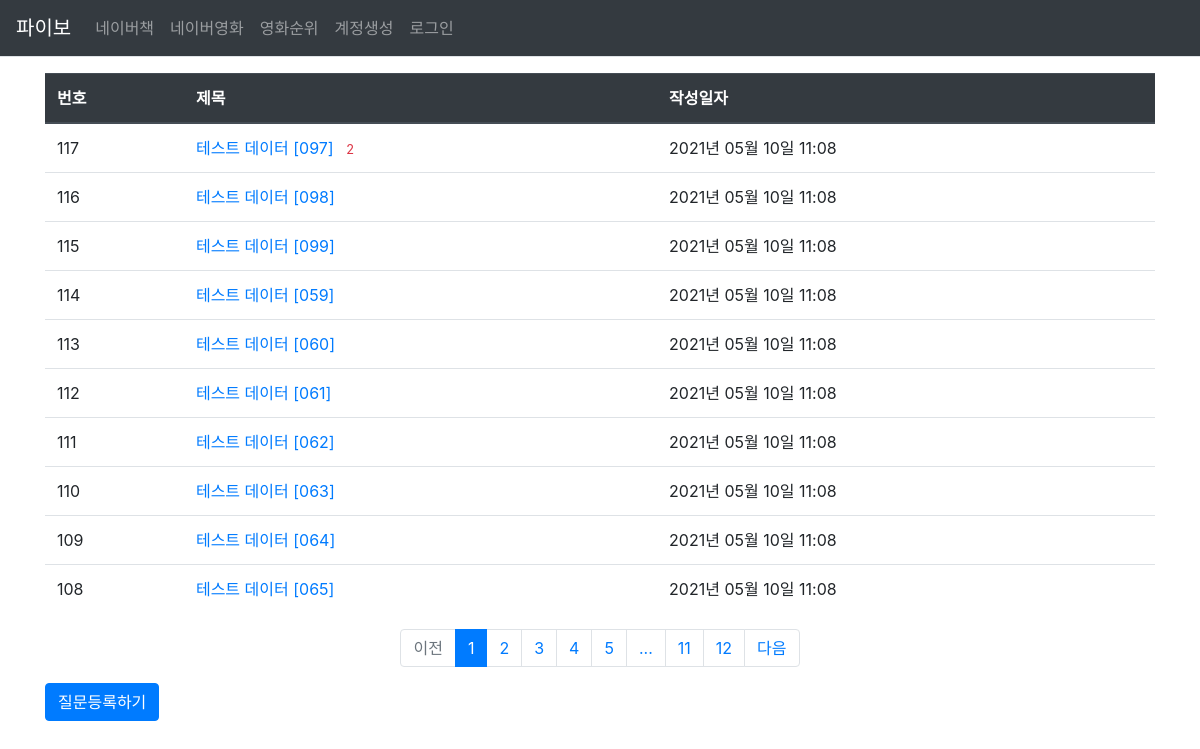
Page /question/list/ on the committed database.
### pybo/models.py (models this page shows)
class Question(db.Model):
    id = db.Column(db.Integer,primary_key=True)
    subject = db.Column(db.String(200), nullable=False)
    content = db.Column(db.Text(),nullable=False)
    create_date = db.Column(db.DateTime(),nullable=False)

### pybo/views/question_views.py (the view)
@bp.route('/list/')
def _list():
    page = request.args.get('page',type=int, default=1)
    question_list = Question.query.order_by(Question.create_date.desc())
    question_list = question_list.paginate(page,per_page=10)
    return render_template('question/question_list.html', question_list=question_list)

### pybo/filter.py (called while the page is built)
def format_datetime(value , fmt='%Y년 %m월 %d일 %H:%M'):
    return value.strftime(fmt)

### pybo/views/auth_views.py (called while the page is built)
@bp.before_app_request
def load_logged_in_user():
    user_id = session.get('user_id')
    if user_id is None:
        g.user = None
    else :
        g.user = User.query.get(user_id)

### pybo/templates/question/question_list.html
{% extends 'base.html' %}
{% block content %}
<div class="container my-3">
        <table class="table">
            <thead>
            <tr class="thead-dark">
                <th>번호</th>
                <th>제목</th>
                <th>작성일자</th>
            </tr>
            </thead>
            <tbody>
                {% if question_list %}
                {% for question in question_list.items %}
                <tr>
                    <td>{{ question_list.total - ((question_list.page-1) * question_list.per_page) - loop.index0 }}</td>
                    <td>
                        <a href="{{ url_for('question.detail', question_id=question.id) }}">
                            {{ question.subject }} </a>
                        {% if question.answer_set|length >0 %}
                        <span class="text-danger small ml-2">{{ question.answer_set|length }}</span>
                        {% endif %}
                    </td>
                    <td>
                        {{ question.create_date|datetime }}
                    </td>
                </tr>
                {% endfor %}
                {% endif %}
            </tbody>
        </table>
    <ul class="pagination justify-content-center">
        {% if question_list.has_prev %}
        <li class="page-item">
            <a class="page-link" href="?page={{ question_list.prev_num }}">이전</a>
        </li>
        {% else %}
        <li class="page-item disabled">
            <a class="page-link" tabindex="-1" aria-disabled="true" href="#">이전</a>
        </li>
        {% endif %}
        {% for page_num in question_list.iter_pages() %}
            {% if page_num %}
                {% if page_num != question_list.page %}
                <li class="page-item">
                    <a class="page-link" href="?page={{ page_num }}">{{ page_num }}</a>
                </li>
                {% else %}
                <li class="page-item active" aria-current="page">
                    <a class="page-link" href="#">{{ page_num }}</a>
                </li>
                {% endif %}
           {% else %}
                <li class="disabled">
                    <a class="page-link" href="#">...</a>
                </li>
           {% endif %}
        {% endfor %}
        {% if question_list.has_next %}
        <li class="page-item">
            <a class="page-link" href="?page={{ question_list.next_num }}">다음</a>
        </li>
        {% else %}
        <li class="page-item disabled">
            <a class="page-link" tabindex="-1" aria-disabled="true" href="#">다음</a>
        </li>
        {% endif %}
    </ul>
    <a href="{{ url_for('question.create') }}" class="btn btn-primary">질문등록하기</a>
</div>
{% endblock %}

### pybo/templates/base.html (shortened to what this page needs)
<!DOCTYPE html>
<html lang="ko">
<head>
    <link rel="stylesheet" href="{{url_for('static',filename='bootstrap.min.css')}}">
    <link rel="stylesheet" href="{{url_for('static',filename='style.css')}}">
</head>
<body>
<nav class="navbar navbar-expand-lg navbar-dark bg-dark border-bottom">
    <a class="navbar-brand" href="{{ url_for('main.index')}}">파이보</a>
    <div class="collapse navbar-collapse flex-grow-0" id="navbarNav">
        {% if g.user %}
        <ul class="navbar-nav">
            <li class="navbar-nav">
                <a class="nav-link" href="{{ url_for('auth.logout') }}">{{ g.user.username }}님 로그아웃</a>
            </li>
        </ul>
        {% else %}
        <ul class="navbar-nav">
            <li class="navbar-nav">
                <a class="nav-link" href="{{ url_for('naver.Naverbook')}}">네이버책</a>
            </li>
         <ul class="navbar-nav">
            <li class="navbar-nav">
                <a class="nav-link" href="{{ url_for('Navermovie.Navermovie')}}">네이버영화</a>
            </li>
            <ul class="navbar-nav">
            <li class="navbar-nav">
                <a class="nav-link" href="{{ url_for('movie.Movierank')}}">영화순위</a>
            </li>
        <ul class="navbar-nav">
            <li class="navbar-nav">
                <a class="nav-link" href="{{ url_for('auth.signup') }}">계정생성</a>
            </li>
            <li class="navbar-nav">
                <a class="nav-link" href="{{ url_for('auth.login')}}">로그인</a>
            </li>
        </ul>
        {% endif %}
    </div>
</nav>
{% block content %}
{% endblock %}
</body>
</html>

### rows in the picture
Question: total "117", subject "테스트 데이터 [097]", answer_set|length "2", create_date "2021년 05월 10일 11:08"
Question: total "116", subject "테스트 데이터 [098]", create_date "2021년 05월 10일 11:08"
Question: total "115", subject "테스트 데이터 [099]", create_date "2021년 05월 10일 11:08"
Question: total "114", subject "테스트 데이터 [059]", create_date "2021년 05월 10일 11:08"
Question: total "113", subject "테스트 데이터 [060]", create_date "2021년 05월 10일 11:08"
Question: total "112", subject "테스트 데이터 [061]", create_date "2021년 05월 10일 11:08"
Question: total "111", subject "테스트 데이터 [062]", create_date "2021년 05월 10일 11:08"
Question: total "110", subject "테스트 데이터 [063]", create_date "2021년 05월 10일 11:08"
Question: total "109", subject "테스트 데이터 [064]", create_date "2021년 05월 10일 11:08"
Question: total "108", subject "테스트 데이터 [065]", create_date "2021년 05월 10일 11:08"

### other values in the picture
{{ page_num }} "1"
{{ page_num }} "2" "3" "4" "5" "11" "12"
